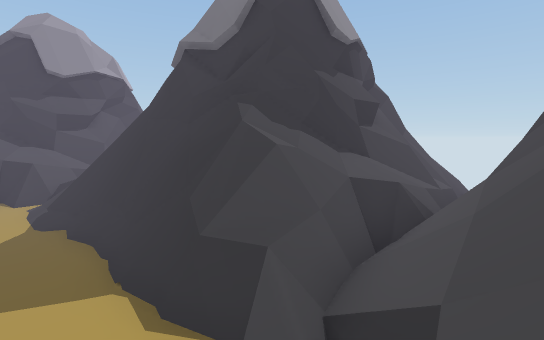
View 1 (above)

23 first-person views from a walk through a 3-D level made in the Unity game engine. The camera is 1.4 m above the floor, tilts 6° down and sees 85° across. The floor is counted in squares, 2 m on a side. Each view is taken from the middle of a square. On the plan, view 1 faces up. The plan holds only what a view shows up to about 10 squares ahead; the rest is blank. The place goes on beyond the plan. Some animated figures are not drawn.

View 2
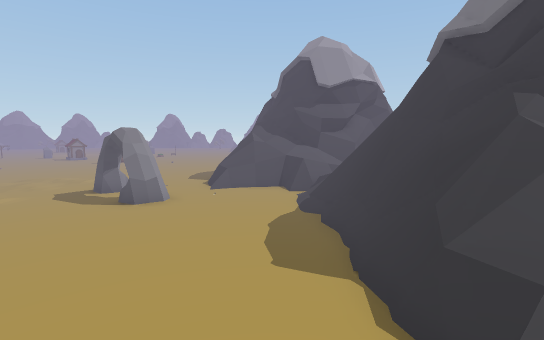

View 3
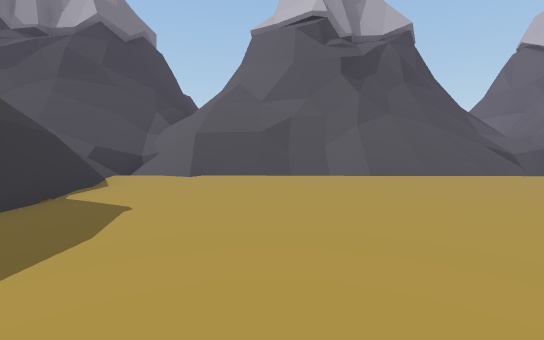

View 4
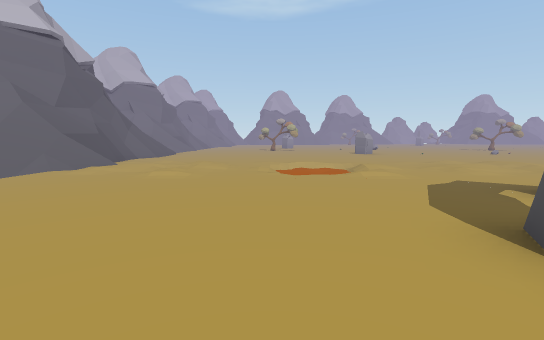

View 5
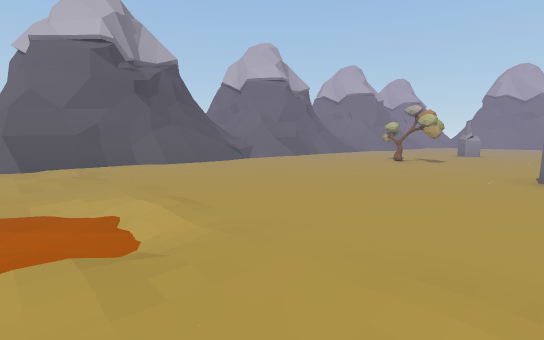

View 6
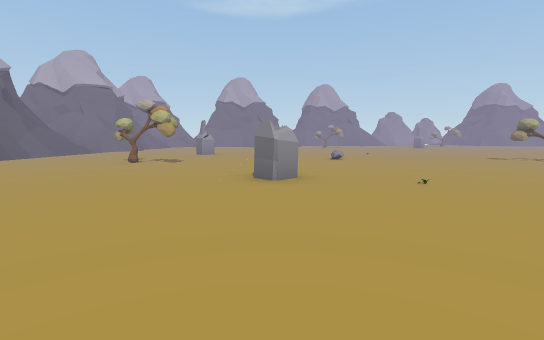

View 7
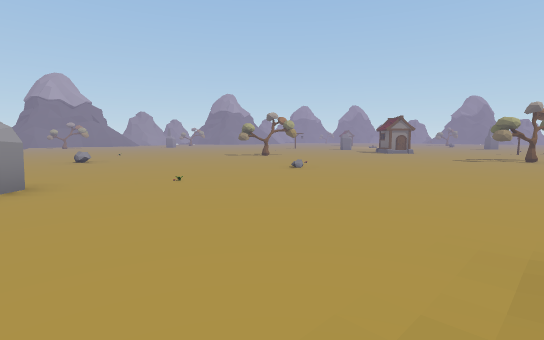

View 8
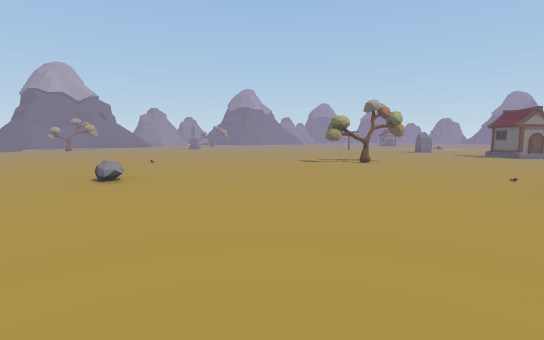

View 9
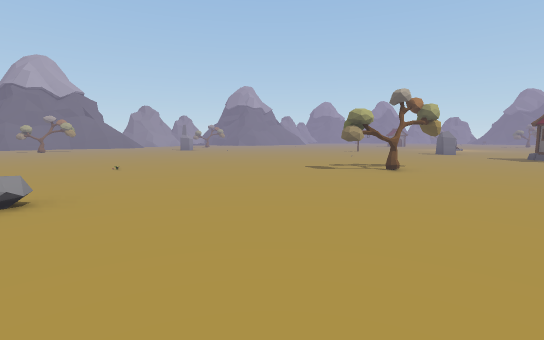

View 10
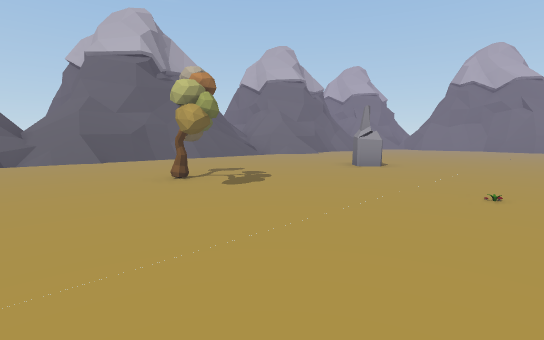

View 11
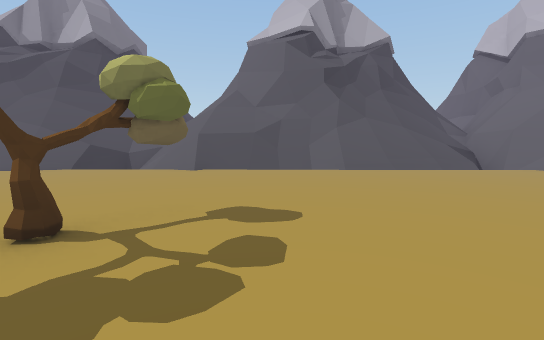

View 12
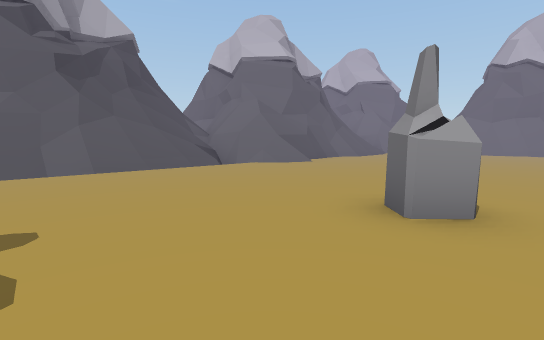

View 13
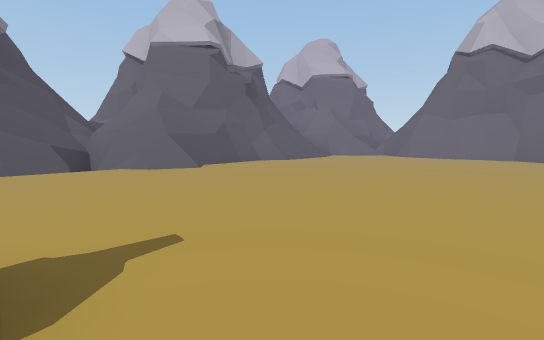

View 14
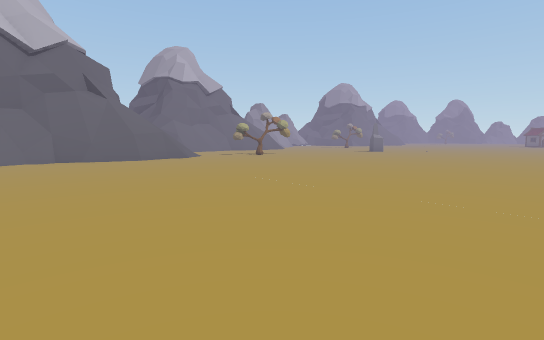

View 15
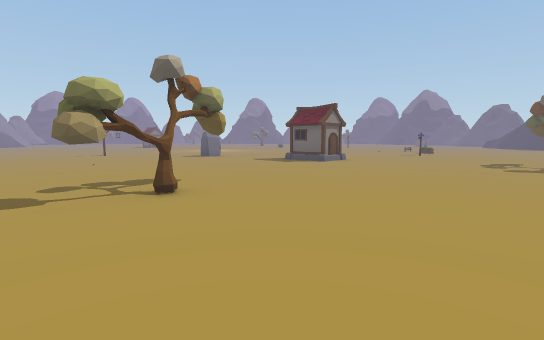

View 16
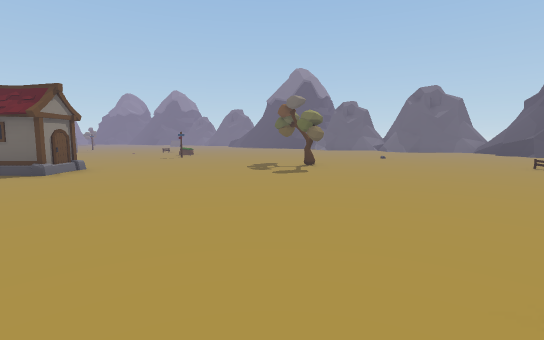

View 17
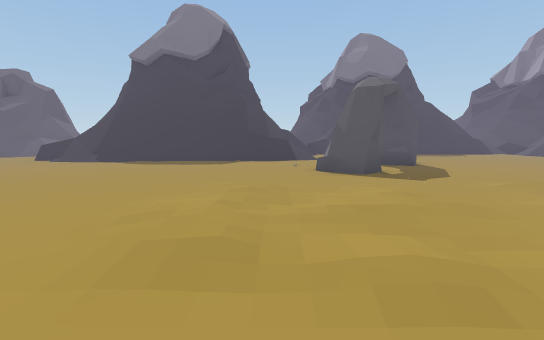

View 18
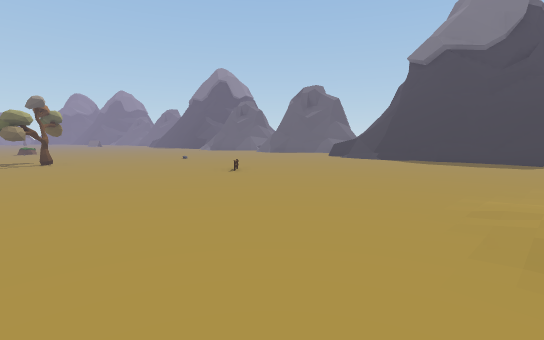

View 19
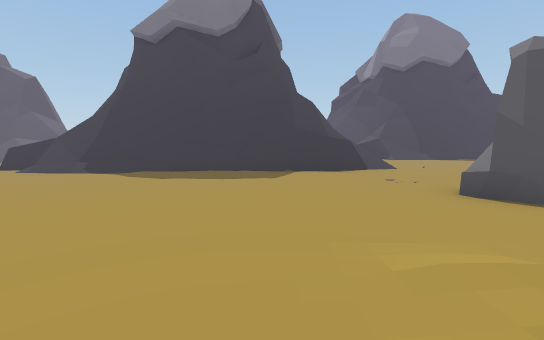

View 20
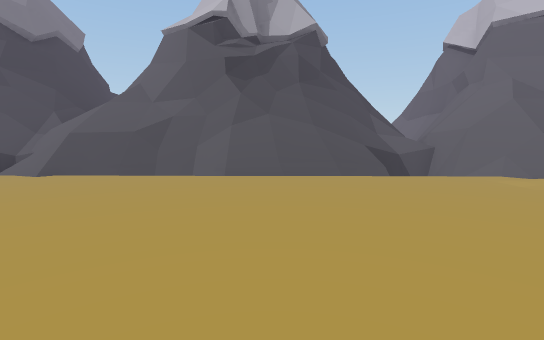

View 21
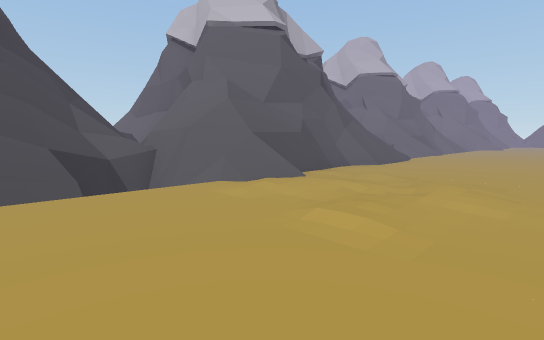

View 22
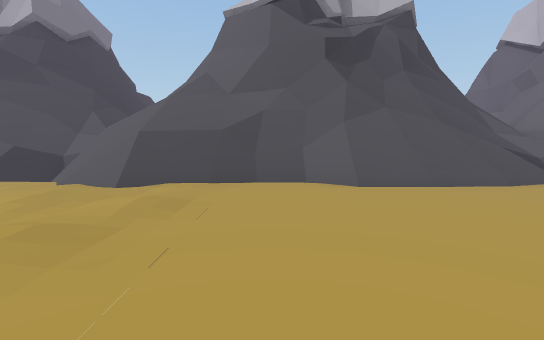

View 23
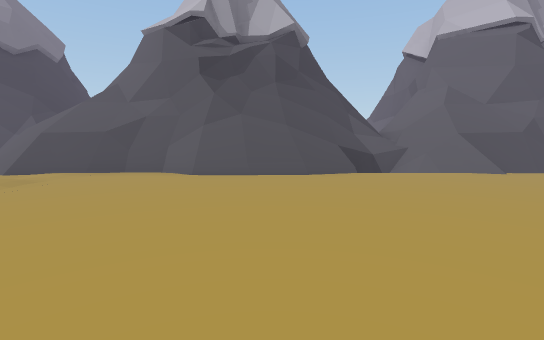

### Floor plan
Key: @ floor where view 1 was taken; # wall or solid block; x gap in a wall; . main floor; : floor 0.25 m higher than the main floor; - floor 0.25 m lower than the main floor; + floor 2 m higher than the main floor; / step, stairs or slope; = window, fence, low wall or low ledge; ^ raised ledge; v drop or lower ground; B block; T tree; H house; O other object.
Columns run from 33 left of view 1 to 3 right of it. Each row starts with its distance up from view 1.
 10   ................./##   ^=#
  9   ..................=##  #+=
  8    ......T............####==#
  7     .....T.............#=...###    ##
  6   H ....................:....###  ###
  5   ............................##  ##=
  4  .....................O.#......######
  3 ................././..O.#.......#===#
  2 ................./.............../==#
  1 .....T...O........::............//=##
  0 .....T..............///........v=@/##
 -1 .....T............../--.......==///v#
 -2 ..............O...../-/......//####
 -3   ....................//:...//=#
 -4   ............B.......////.v//##
 -5   .....................:://v//##
 -6 .........O...............//v/##
 -7 ..........OO............=///v=#
 -8 ..............T......./#v##/v ##
 -9 ...............T.....//#####vv
-10 ...............T.....//#   ###v
-11 ...................=v/##
-12 ...........O......./=/##
-13 ..................//=/#
-14 ................/v////#
-15 .............../=###=v
-16 ..............///#####v
-17 .............////#   ##
-18 #..........//=//##
-19 ##.........=//=/#
-20 ##........=///=x#
-21 #=/......##/##vv#

Positions as (right, up) in squares from view 1, and headings:
1: (0, 0), facing up
2: (0, 0), facing up-left
3: (-6, 4), facing down-right
4: (-6, 3), facing down-left
5: (-14, 1), facing down
6: (-15, 0), facing down-left
7: (-15, 0), facing left
8: (-19, -3), facing left
9: (-21, -3), facing left
10: (-20, -4), facing down
11: (-21, -9), facing down-right
12: (-21, -9), facing down
13: (-24, -11), facing down
14: (-23, -14), facing left
15: (-24, -2), facing up-left
16: (-25, 0), facing up
17: (-17, 0), facing up-right
18: (-18, 0), facing up
19: (-16, 3), facing up-right
20: (-8, 2), facing down-right
21: (-8, 0), facing down
22: (-13, -4), facing down-right
23: (-16, -5), facing down-right
